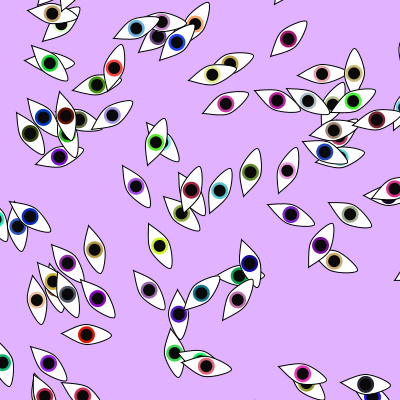
Frame 1 (no input)
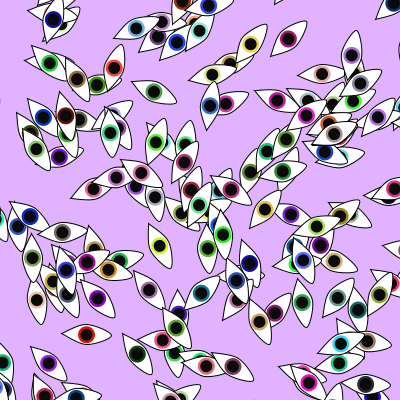
Frame 2 (the mouse pressed at the canvas centre, redrawn once)

The Processing sketch that drew these frames (run headless with seeded random() and noise(); the mouse was pressed at the canvas centre and the sketch redrawn once):

// Processing sketch: Lab4b
// ── Lab4b.pde
float x,y = 0;
void setup(){
  background(225, 178, 255);
  size(400, 400);
  noLoop();
}
void draw(){
  face();
}
void face(){
  
  for ( int i = 0; i <= 250; i++){
	//Making eye
	pushMatrix();
	x = random(350);
	y = random(350);
	translate(x, y);
	rotate(radians(random(-90, 90)));
	//back of eye
	stroke(0);
	fill(255);
	beginShape();
	curveVertex(x, y);
	curveVertex(x, y);
	curveVertex(x+25, y+10);
	curveVertex(x+50, y);
	curveVertex(x+25, y-10);
	curveVertex(x, y);
	curveVertex(x, y);
	endShape(CLOSE);
	//eye color
	fill(random(255), random(255), random(255));
	noStroke();
	ellipse(x+25, y, 17, 17);
	//pupil
	fill(10, 10, 10);
	ellipse(x+25, y, 12, 12);
	popMatrix();
  }
}
